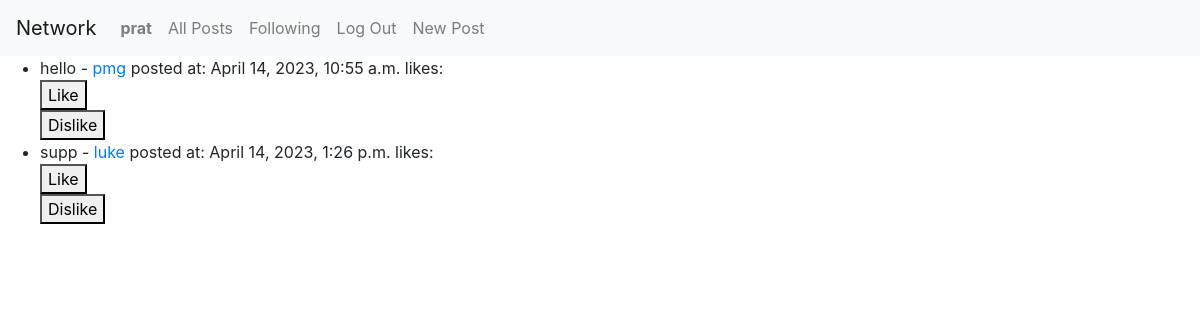
Page /following (signed in) on the earlier database version.
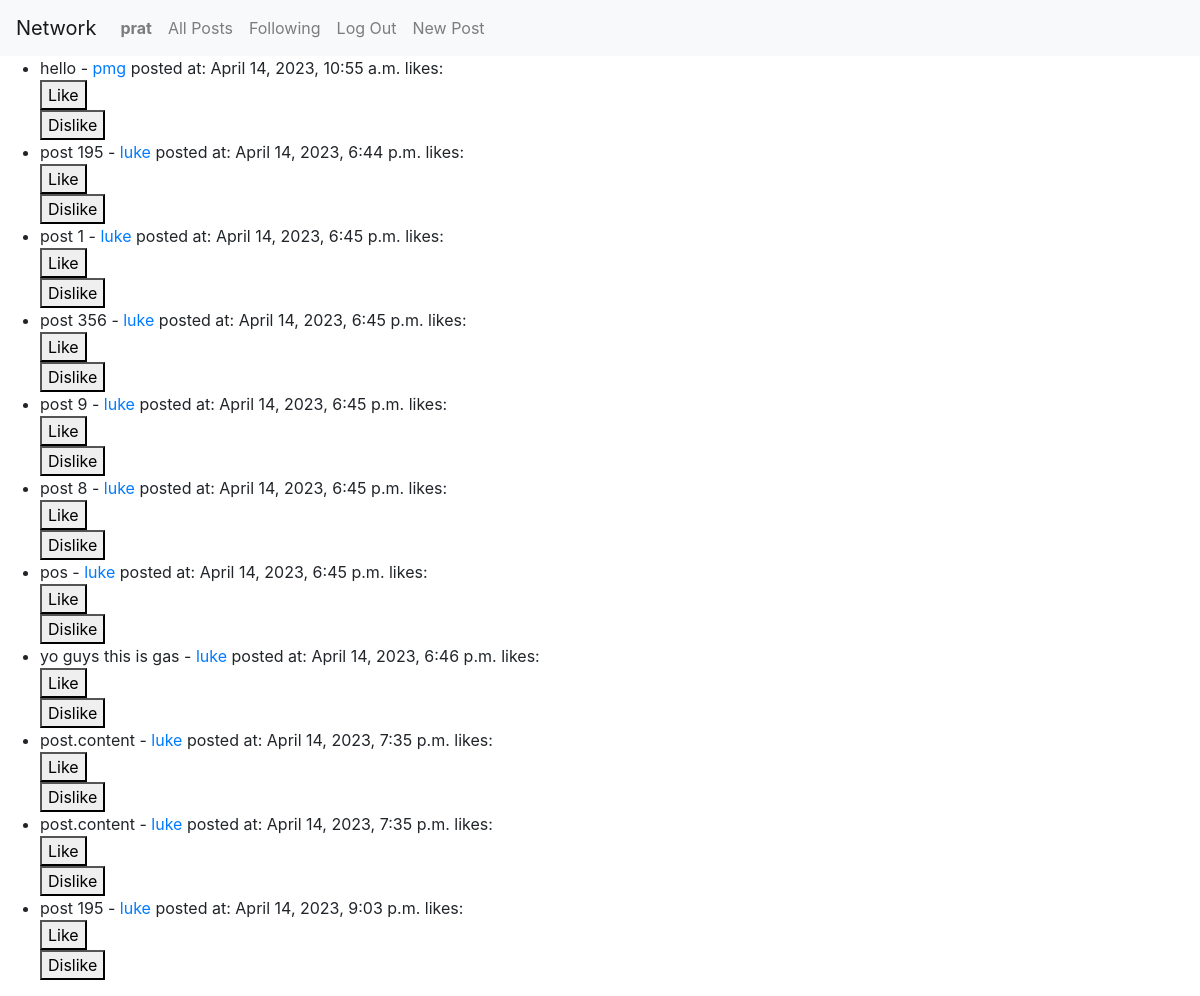
Same page on the later database version.
### network/models.py (models this page shows)
class User(AbstractUser):
    following = models.ManyToManyField('self', blank=True, symmetrical=False, related_name='followers')
    followers_count = models.IntegerField(default=0)
    following_count = models.IntegerField(default=0)

class Post(models.Model):
    content = models.TextField()
    author = models.ForeignKey(User, on_delete=models.CASCADE)
    created_at = models.DateTimeField(auto_now_add = True)
    liked_by = models.ManyToManyField(User, related_name='liked_posts')
    dislikes = models.IntegerField(default=0)

### network/views.py (the view)
# urls.py: path('following', views.following, name="following"),
def following(request):
    following_users = request.user.following.all()
    posts = Post.objects.filter(author__in=following_users)
    return render(request, 'network/following.html', {'posts':posts})

### network/templates/network/following.html (shortened to what this page needs)
{% extends "network/layout.html" %}
{% block body %}
    {% if posts %}
    <ul>
        {% for post in posts %}
            <li>{{ post.content }} - <a href="{% url 'profile' post.author.id %}">{{ post.author.username }}</a> posted at: {{post.created_at}} likes: {{post.likes}}
                <form method="post" action="{% url 'like' post.id %}">
                    <button type="submit">Like</button>
                </form>
                <form method="post" action="{% url 'dislike' post.id %}">
                    <button type="submit">Dislike</button>
                </form>
            </li>
        {% endfor %}
    </ul>
    {% else %}
    <p>No posts found.</p>
    {% endif %}
{% endblock %}

### network/templates/network/layout.html (shortened to what this page needs)
{% load static %}
<!DOCTYPE html>
<html lang="en">
    <head>
        <link rel="stylesheet" href="https://stackpath.bootstrapcdn.com/bootstrap/4.4.1/css/bootstrap.min.css">
        <link href="{% static 'network/styles.css' %}" rel="stylesheet">
    </head>
    <body>
        <nav class="navbar navbar-expand-lg navbar-light bg-light">
            <a class="navbar-brand" href="#">Network</a>
            <div>
              <ul class="navbar-nav mr-auto">
                {% if user.is_authenticated %}
                    <li class="nav-item">
                        <a class="nav-link" href="{% url 'profile' user.id%}"><strong>{{ user.username }}</strong></a>
                    </li>
                {% endif %}
                <li class="nav-item">
                  <a class="nav-link" href="{% url 'index' %}">All Posts</a>
                </li>
                {% if user.is_authenticated %}
                    <li class="nav-item">
                        <a class="nav-link" href="{% url 'following' %}">Following</a>
                    </li>
                    <li class="nav-item">
                        <a class="nav-link" href="{% url 'logout' %}">Log Out</a>
                    </li>
                    <li>
                        <a class="nav-link" href="{% url 'newPost' %}">New Post</a>
                    </li>
                {% endif %}
              </ul>
            </div>
          </nav>
        <div class="body">
            {% block body %}
            {% endblock %}
        </div>
    </body>
</html>

Differences in the rows shown:
removed Post: content "supp", author.username "luke", created_at "April 14, 2023, 1:26 p.m."
added Post: content "post 195", author.username "luke", created_at "April 14, 2023, 6:44 p.m."
added Post: content "post 1", author.username "luke", created_at "April 14, 2023, 6:45 p.m."
added Post: content "post 356", author.username "luke", created_at "April 14, 2023, 6:45 p.m."
added Post: content "post 9", author.username "luke", created_at "April 14, 2023, 6:45 p.m."
added Post: content "post 8", author.username "luke", created_at "April 14, 2023, 6:45 p.m."
added Post: content "pos", author.username "luke", created_at "April 14, 2023, 6:45 p.m."
added Post: content "yo guys this is gas", author.username "luke", created_at "April 14, 2023, 6:46 p.m."
added Post: content "post.content", author.username "luke", created_at "April 14, 2023, 7:35 p.m."
added Post: content "post.content", author.username "luke", created_at "April 14, 2023, 7:35 p.m."
added Post: content "post 195", author.username "luke", created_at "April 14, 2023, 9:03 p.m."
